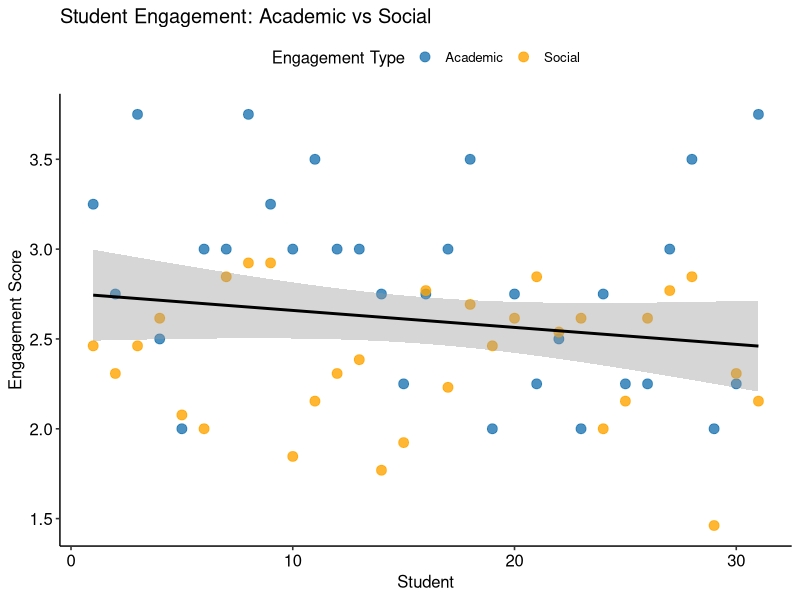
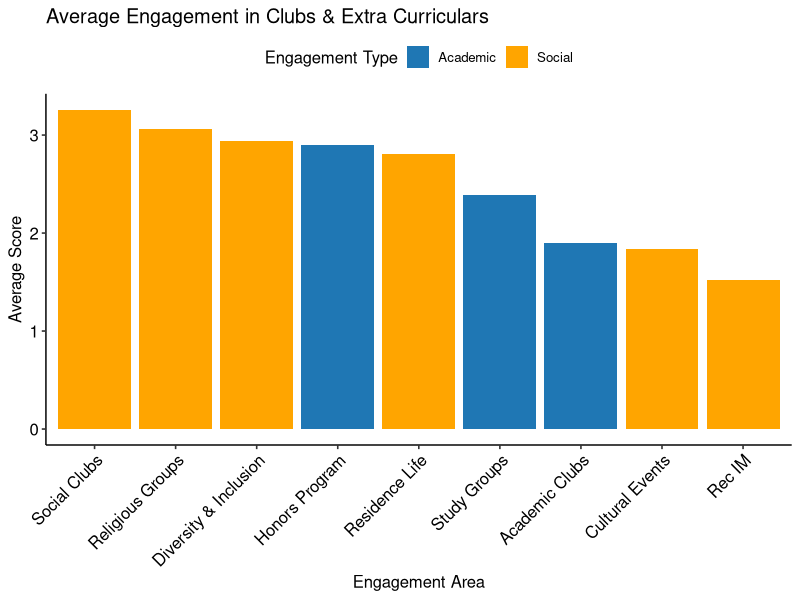
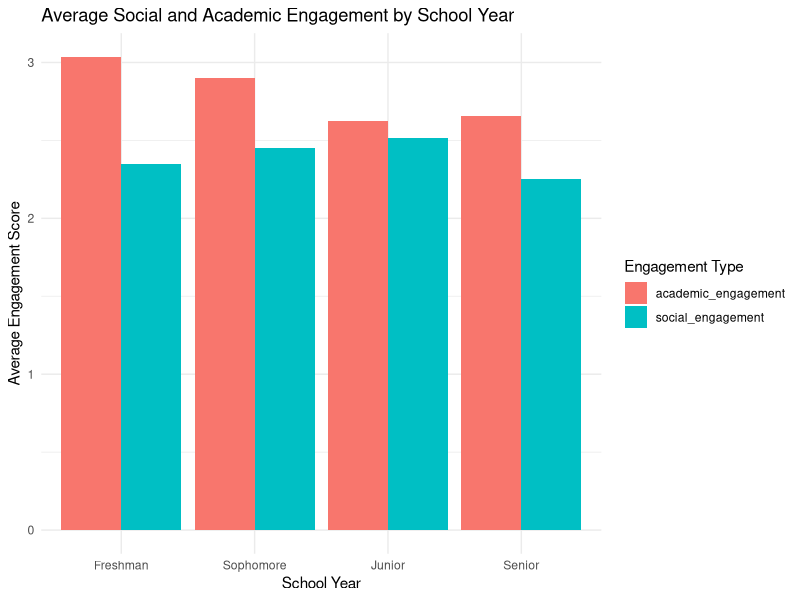
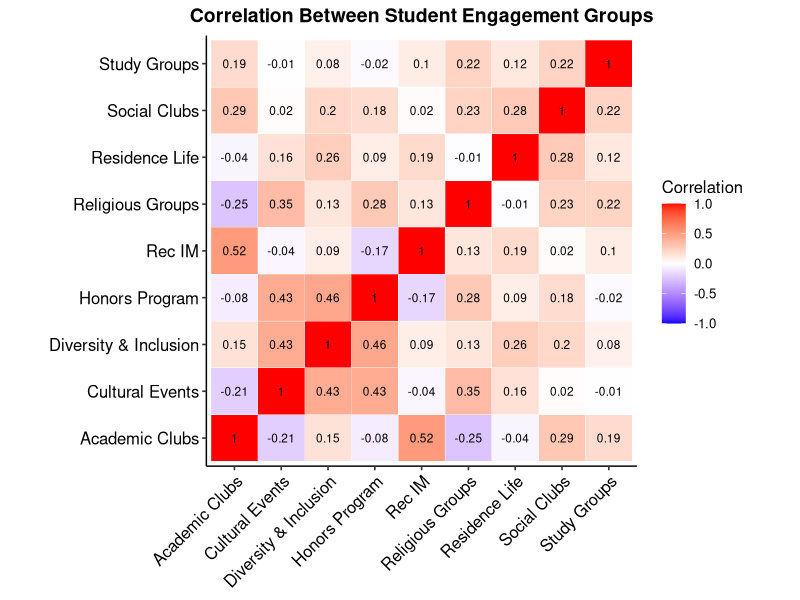
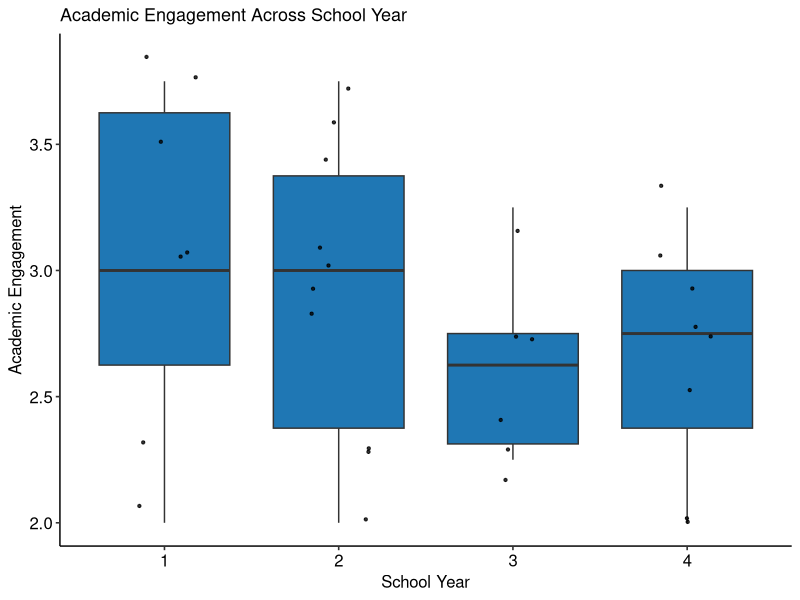
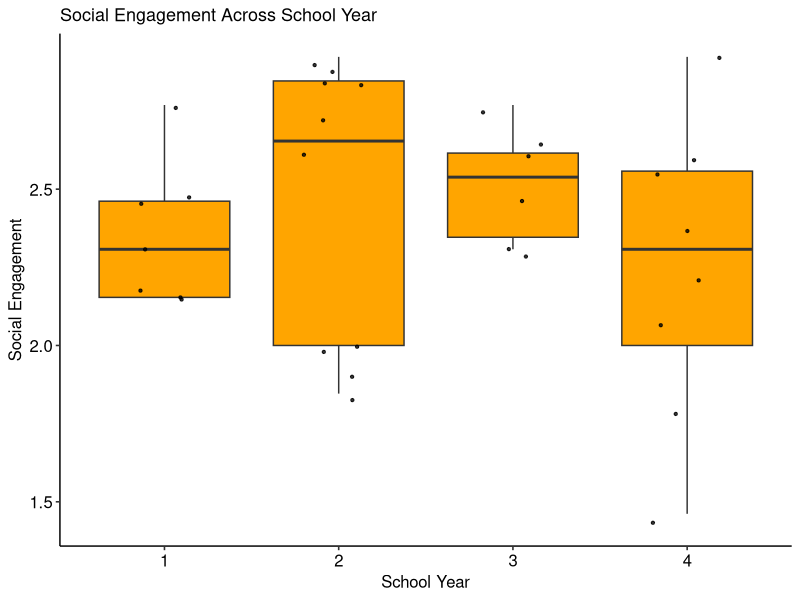
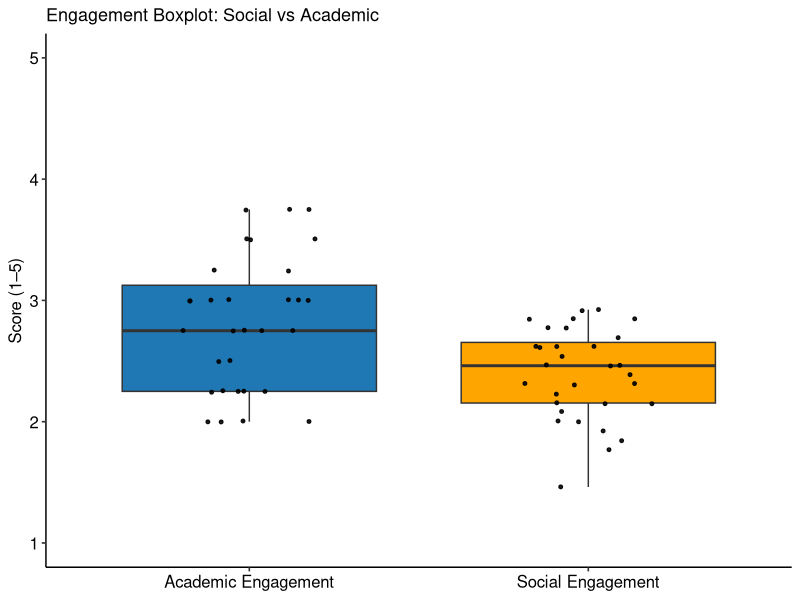

The R script that drew these images, in order: (Note: this script raises an error after producing the figures.)
## ---- chunk 1
knitr::opts_chunk$set(echo = TRUE)
## ---- chunk 2
rm(list = ls())




library(readr)
library(ggplot2)
library(dplyr)
library(tidyr)
library(ggpubr)
## ---- chunk 3
urban <- read.csv("final_urban_data_2.csv")


head(urban)
## ---- chunk 4


# Prepare the data: long format
urban_long <- urban %>%
  mutate(Student = row_number()) %>%
  select(Student, academic_engagement_total, social_engagement_total) %>%
  pivot_longer(cols = -Student, names_to = "Engagement_Type", values_to = "Score")

# Rename levels to clean them up
urban_long$Engagement_Type <- recode(urban_long$Engagement_Type,
                                     "academic_engagement_total" = "Academic",
                                     "social_engagement_total" = "Social")

# Plot it
ggplot(urban_long, aes(x = Student, y = Score, color = Engagement_Type)) +
  geom_point(size = 3, alpha = 0.8) +  # Use geom_line() instead for connected lines
  geom_smooth(method = "lm", color = "black") +
  scale_color_manual(values = c("Academic" = "#1f77b4", "Social" = "orange")) +
  labs(title = "Student Engagement: Academic vs Social",
       x = "Student",
       y = "Engagement Score",
       color = "Engagement Type") +
  theme_pubr()

ggsave("Scatter_Plot.png")

## ---- chunk 5
exclude_cols <- c("school_year", "friend_group", "in_person_time", "volunteer",
                  "personal_growth", "home_or_college", "on_campus_job",
                  "campus_jobs_total", "attend_class", "academic_engagement_total", "social_engagement_total")

# Select only the relevant columns
included_data <- urban %>%
  select(-one_of(exclude_cols))

# Compute averages
engagement_averages <- included_data %>%
  summarise(across(everything(), ~mean(.x, na.rm = TRUE))) %>%
  pivot_longer(cols = everything(), names_to = "Category", values_to = "Average")

# Rename columns for cleaner plot labels and create the 'Engagement_Type' category
engagement_averages <- engagement_averages %>%
  mutate(Category = recode(Category,
                           social_clubs     = "Social Clubs",
                           religious_groups = "Religious Groups",
                           diversity        = "Diversity & Inclusion",
                           honors           = "Honors Program",
                           res_life         = "Residence Life",
                           study_groups     = "Study Groups",
                           academic_clubs   = "Academic Clubs",
                           cultural_events  = "Cultural Events",
                           rec_im           = "Rec IM"),
         Engagement_Type = case_when(
           Category %in% c("Study Groups", "Academic Clubs", "Honors Program") ~ "Academic",
           Category %in% c("Social Clubs", "Religious Groups", "Diversity & Inclusion", "Residence Life", "Cultural Events", "Rec IM") ~ "Social",
           TRUE ~ NA_character_ # Handle any uncategorized items
         ))

# Plot with color based on Engagement_Type
ggplot(engagement_averages, aes(x = reorder(Category, -Average), y = Average, fill = Engagement_Type)) +
  geom_col() +
  scale_fill_manual(values = c("Academic" = "#1f77b4", "Social" = "orange")) +
  labs(title = "Average Engagement in Clubs & Extra Curriculars",
       x = "Engagement Area",
       y = "Average Score",
       fill = "Engagement Type") + 
  theme_pubr() +
  theme(axis.text.x = element_text(angle = 45, hjust = 1))

ggsave("Bar_Graph.png")

## ---- chunk 6
library(dplyr)
library(knitr)

exclude_cols <- c("school_year", "friend_group", "in_person_time", "volunteer",
                  "personal_growth", "home_or_college", "on_campus_job",
                  "campus_jobs_total", "attend_class", "academic_engagement_total", "social_engagement_total")

# Select only the relevant columns
included_data <- urban %>%
  select(-one_of(exclude_cols))

# Compute averages
engagement_averages_table <- included_data %>%
  summarise(across(everything(), ~mean(.x, na.rm = TRUE))) %>%
  pivot_longer(cols = everything(), names_to = "Category", values_to = "Average") %>%
  mutate(Category = recode(Category,
                           social_clubs     = "Social Clubs",
                           religious_groups = "Religious Groups",
                           diversity        = "Diversity & Inclusion",
                           honors           = "Honors Program",
                           res_life         = "Residence Life",
                           study_groups     = "Study Groups",
                           academic_clubs   = "Academic Clubs",
                           cultural_events  = "Cultural Events",
                           rec_im           = "Rec IM"
  )) %>%
  arrange(desc(Average)) # Arrange by average for better readability

# Display the table using kable
kable(engagement_averages_table, digits = 2, col.names = c("Engagement Area", "Average Score (1 - 5)"))


## ---- chunk 7


#Group by school_year and calculate means
grouped_data <- urban %>%
  group_by(school_year) %>%
  summarise(
    social_engagement = mean(social_engagement_total, na.rm = TRUE),
    academic_engagement = mean(academic_engagement_total, na.rm = TRUE)
  )

#Reshape to long format for ggplot
long_data <- pivot_longer(grouped_data, 
                          cols = c(social_engagement, academic_engagement), 
                          names_to = "engagement_type", 
                          values_to = "average_score")

#  bar plot
ggplot(long_data, aes(x = factor(school_year), y = average_score, fill = engagement_type)) +
  geom_bar(stat = "identity", position = "dodge") +
  labs(
    title = "Average Social and Academic Engagement by School Year",
    x = "School Year",
    y = "Average Engagement Score",
    fill = "Engagement Type"
  ) +
  scale_x_discrete(labels = c("1" = "Freshman", "2" = "Sophomore", "3" = "Junior", "4" = "Senior")) +
  theme_minimal()


## ---- chunk 8
library(knitr)



# Rename rows for clarity
grouped_data$school_year <- recode(grouped_data$school_year,
                                   `1` = "Freshman",
                                   `2` = "Sophomore",
                                   `3` = "Junior",
                                   `4` = "Senior")

# Show table
kable(grouped_data, digits = 2, col.names = c("School Year", "Social Engagement", "Academic Engagement"))

## ---- chunk 9


exclude_cols <- c("school_year", "friend_group", "in_person_time", "volunteer",
                  "personal_growth", "home_or_college", "on_campus_job",
                  "campus_jobs_total", "attend_class", "academic_engagement_total", "social_engagement_total")

# Select only the relevant numerical engagement columns
correlation_data <- urban %>%
  select(-one_of(exclude_cols))

# Calculate the correlation matrix
correlation_matrix <- cor(correlation_data, use = "pairwise.complete.obs")

# Convert the correlation matrix to a tidy data frame for ggplot2
tidy_corr_matrix <- as.data.frame(correlation_matrix) %>%
  mutate(Category1 = rownames(.)) %>%
  pivot_longer(cols = -Category1, names_to = "Category2", values_to = "Correlation")

# Rename categories for better labels (same as before)
tidy_corr_matrix <- tidy_corr_matrix %>%
  mutate(Category1 = recode(Category1,
                           social_clubs     = "Social Clubs",
                           religious_groups = "Religious Groups",
                           diversity        = "Diversity & Inclusion",
                           honors           = "Honors Program",
                           res_life         = "Residence Life",
                           study_groups     = "Study Groups",
                           academic_clubs   = "Academic Clubs",
                           cultural_events  = "Cultural Events",
                           rec_im           = "Rec IM"),
         Category2 = recode(Category2,
                           social_clubs     = "Social Clubs",
                           religious_groups = "Religious Groups",
                           diversity        = "Diversity & Inclusion",
                           honors           = "Honors Program",
                           res_life         = "Residence Life",
                           study_groups     = "Study Groups",
                           academic_clubs   = "Academic Clubs",
                           cultural_events  = "Cultural Events",
                           rec_im           = "Rec IM"))

# Create the heatmap

ggplot(tidy_corr_matrix, aes(x = Category1, y = Category2, fill = Correlation)) +
  geom_tile(color = "white") +
  scale_fill_gradient2(low = "blue", high = "red", mid = "white",
                       midpoint = 0, limit = c(-1, 1), space = "Lab",
                       name = "Correlation") +
  theme_pubr() +
  theme(axis.text.x = element_text(angle = 45, hjust = 1),
        axis.title.x = element_blank(),
        axis.title.y = element_blank(),
        panel.grid.major = element_blank(),
        panel.border = element_blank(),
        panel.background = element_blank(),
        legend.position = "right",
        plot.title = element_text(hjust = 0.5, size = 14, face = "bold")) +
  coord_fixed() +  # Ensure cells are square
  geom_text(aes(label = round(Correlation, 2)), color = "black", size = 3) +
  ggtitle("Correlation Between Student Engagement Groups")




ggsave("heat_map.png")
## ---- chunk 10
# T-test: Social engagement by on-campus job
t.test(social_engagement_total ~ on_campus_job, data = urban)

## ---- chunk 11

# Make on_campus_job into a binary factor (if it's not already)
urban$on_campus_job <- as.factor(urban$on_campus_job)

# Then run the t-test
t.test(academic_engagement_total ~ on_campus_job, data = urban)

## ---- chunk 12
# Load necessary libraries


# -----------------------------------------------
# Academic Engagement by School Year
ggplot(urban, aes(x = as.factor(school_year), y = academic_engagement_total)) +
  geom_boxplot(fill = "#1f77b4", outlier.shape = NA) +
  geom_jitter(color = "black", size = 0.8, alpha = 0.8, width = 0.2) +
  labs(
    title = "Academic Engagement Across School Year",
    x = "School Year", 
    y = "Academic Engagement"
  ) +
  theme_pubr() +
  theme(plot.title = element_text(size = 13))

ggsave("AE_Box.png")

# -----------------------------------------------
# Social Engagement by School Year
ggplot(urban, aes(x = as.factor(school_year), y = social_engagement_total)) +
  geom_boxplot(fill = "orange", outlier.shape = NA) +
  geom_jitter(color = "black", size = 0.8, alpha = 0.8, width = 0.2) +
  labs(
    title = "Social Engagement Across School Year",
    x = "School Year", 
    y = "Social Engagement"
  ) +
  theme_pubr() +
  theme(plot.title = element_text(size = 13))

ggsave("SE_Box.png")

# -----------------------------------------------
# Combined Engagement Boxplot
urban_long <- urban %>%
  select(social_engagement_total, academic_engagement_total) %>%
  rename(`Social Engagement` = social_engagement_total,
         `Academic Engagement` = academic_engagement_total) %>%
  pivot_longer(cols = everything(), names_to = "Engagement", values_to = "Score")

ggplot(urban_long, aes(x = Engagement, y = Score, fill = Engagement)) +
  geom_boxplot(outlier.shape = NA) +
  geom_jitter(color = "black", size = 1, alpha = 0.9, width = 0.2) +
  scale_fill_manual(values = c("Academic Engagement" = "#1f77b4",  # Blue
                               "Social Engagement" = "orange")) + # Orange
  scale_y_continuous(limits = c(1, 5)) +
  theme_pubr() +
  theme(
    legend.position = "none",
    plot.title = element_text(size = 13),
    axis.title.x = element_blank()
  ) +
  ggtitle("Engagement Boxplot: Social vs Academic") +
  ylab("Score (1–5)")

ggsave("Total_Box_Plot.png")

## ---- chunk 13
# ANOVA for academic engagement across school year
cat("===== ANOVA: Academic Engagement Across School Year =====\n")
anova_model <- aov(academic_engagement_total ~ as.factor(school_year), data = urban)
print(summary(anova_model))

# Spacer line
cat("\n\n")

# ANOVA for social engagement across school year
cat("===== ANOVA: Social Engagement Across School Year =====\n")
anova_model_social <- aov(social_engagement_total ~ as.factor(school_year), data = urban)
print(summary(anova_model_social))




## ---- chunk 14
cor(urban)
